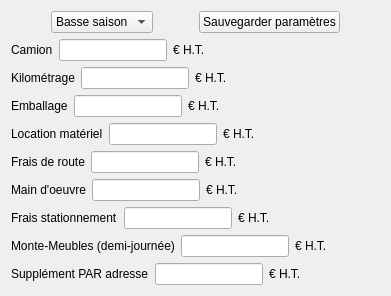
      <widget class="QWidget" name="parametersTab">
       <attribute name="title">
        <string>Paramètres</string>
       </attribute>
       <layout class="QGridLayout" name="gridLayout_7">
        <item row="10" column="0">
         <layout class="QHBoxLayout" name="horizontalLayout_33">
          <item>
           <widget class="QLabel" name="suppAdresseLabel">
            <property name="sizePolicy">
             <sizepolicy hsizetype="Fixed" vsizetype="Preferred">
              <horstretch>0</horstretch>
              <verstretch>0</verstretch>
             </sizepolicy>
            </property>
            <property name="text">
             <string>Supplément PAR adresse</string>
            </property>
           </widget>
          </item>
          <item>
           <widget class="QLineEdit" name="suppAdresseLineEdit">
            <property name="sizePolicy">
             <sizepolicy hsizetype="Fixed" vsizetype="Fixed">
              <horstretch>0</horstretch>
              <verstretch>0</verstretch>
             </sizepolicy>
            </property>
           </widget>
          </item>
          <item>
           <widget class="QLabel" name="htLabel10">
            <property name="sizePolicy">
             <sizepolicy hsizetype="Fixed" vsizetype="Fixed">
              <horstretch>0</horstretch>
              <verstretch>0</verstretch>
             </sizepolicy>
            </property>
            <property name="text">
             <string>€ H.T.</string>
            </property>
           </widget>
          </item>
          <item>
           <spacer name="horizontalSpacer_28">
            <property name="orientation">
             <enum>Qt::Orientation::Horizontal</enum>
            </property>
            <property name="sizeHint" stdset="0">
             <size>
              <width>40</width>
              <height>20</height>
             </size>
            </property>
           </spacer>
          </item>
         </layout>
        </item>
        <item row="4" column="0">
         <layout class="QHBoxLayout" name="horizontalLayout_12">
          <item>
           <widget class="QLabel" name="prixEmballageLabel">
            <property name="sizePolicy">
             <sizepolicy hsizetype="Fixed" vsizetype="Fixed">
              <horstretch>0</horstretch>
              <verstretch>0</verstretch>
             </sizepolicy>
            </property>
            <property name="text">
             <string>Emballage</string>
            </property>
           </widget>
          </item>
          <item>
           <widget class="QLineEdit" name="prixEmballageLineEdit">
            <property name="sizePolicy">
             <sizepolicy hsizetype="Fixed" vsizetype="Fixed">
              <horstretch>0</horstretch>
              <verstretch>0</verstretch>
             </sizepolicy>
            </property>
           </widget>
          </item>
          <item>
           <widget class="QLabel" name="htLabel2">
            <property name="sizePolicy">
             <sizepolicy hsizetype="Fixed" vsizetype="Fixed">
              <horstretch>0</horstretch>
              <verstretch>0</verstretch>
             </sizepolicy>
            </property>
            <property name="text">
             <string>€ H.T.</string>
            </property>
           </widget>
          </item>
          <item>
           <spacer name="horizontalSpacer_19">
            <property name="orientation">
             <enum>Qt::Orientation::Horizontal</enum>
            </property>
            <property name="sizeHint" stdset="0">
             <size>
              <width>40</width>
              <height>20</height>
             </size>
            </property>
           </spacer>
          </item>
         </layout>
        </item>
        <item row="1" column="0">
         <layout class="QHBoxLayout" name="horizontalLayout_7">
          <item>
           <widget class="QLabel" name="prixCamionLabel">
            <property name="sizePolicy">
             <sizepolicy hsizetype="Fixed" vsizetype="Fixed">
              <horstretch>0</horstretch>
              <verstretch>0</verstretch>
             </sizepolicy>
            </property>
            <property name="text">
             <string>Camion</string>
            </property>
           </widget>
          </item>
          <item>
           <widget class="QLineEdit" name="prixCamionLineEdit">
            <property name="sizePolicy">
             <sizepolicy hsizetype="Fixed" vsizetype="Fixed">
              <horstretch>0</horstretch>
              <verstretch>0</verstretch>
             </sizepolicy>
            </property>
            <property name="baseSize">
             <size>
              <width>0</width>
              <height>0</height>
             </size>
            </property>
           </widget>
          </item>
          <item>
           <widget class="QLabel" name="htLabel0">
            <property name="sizePolicy">
             <sizepolicy hsizetype="Fixed" vsizetype="Fixed">
              <horstretch>0</horstretch>
              <verstretch>0</verstretch>
             </sizepolicy>
            </property>
            <property name="text">
             <string>€ H.T.</string>
            </property>
           </widget>
          </item>
          <item>
           <spacer name="horizontalSpacer_17">
            <property name="orientation">
             <enum>Qt::Orientation::Horizontal</enum>
            </property>
            <property name="sizeType">
             <enum>QSizePolicy::Policy::Expanding</enum>
            </property>
            <property name="sizeHint" stdset="0">
             <size>
              <width>100</width>
              <height>20</height>
             </size>
            </property>
           </spacer>
          </item>
         </layout>
        </item>
        <item row="0" column="0">
         <layout class="QHBoxLayout" name="horizontalLayout_16">
          <item>
           <spacer name="horizontalSpacer_6">
            <property name="orientation">
             <enum>Qt::Orientation::Horizontal</enum>
            </property>
            <property name="sizeHint" stdset="0">
             <size>
              <width>40</width>
              <height>20</height>
             </size>
            </property>
           </spacer>
          </item>
          <item>
           <widget class="QComboBox" name="pricePresetComboBox">
            <property name="sizePolicy">
             <sizepolicy hsizetype="MinimumExpanding" vsizetype="Fixed">
              <horstretch>0</horstretch>
              <verstretch>0</verstretch>
             </sizepolicy>
            </property>
            <item>
             <property name="text">
              <string>Basse saison</string>
             </property>
            </item>
            <item>
             <property name="text">
              <string>Haute saison</string>
             </property>
            </item>
           </widget>
          </item>
          <item>
           <spacer name="horizontalSpacer_7">
            <property name="orientation">
             <enum>Qt::Orientation::Horizontal</enum>
            </property>
            <property name="sizeHint" stdset="0">
             <size>
              <width>40</width>
              <height>20</height>
             </size>
            </property>
           </spacer>
          </item>
          <item>
           <widget class="QPushButton" name="saveSettingsPushButton">
            <property name="text">
             <string>Sauvegarder paramètres</string>
            </property>
           </widget>
          </item>
          <item>
           <spacer name="horizontalSpacer_8">
            <property name="orientation">
             <enum>Qt::Orientation::Horizontal</enum>
            </property>
            <property name="sizeHint" stdset="0">
             <size>
              <width>40</width>
              <height>20</height>
             </size>
            </property>
           </spacer>
          </item>
         </layout>
        </item>
        <item row="6" column="0">
         <layout class="QHBoxLayout" name="horizontalLayout_13">
          <item>
           <widget class="QLabel" name="coutFraisRouteLabel_2">
            <property name="sizePolicy">
             <sizepolicy hsizetype="Fixed" vsizetype="Fixed">
              <horstretch>0</horstretch>
              <verstretch>0</verstretch>
             </sizepolicy>
            </property>
            <property name="text">
             <string>Frais de route</string>
            </property>
           </widget>
          </item>
          <item>
           <widget class="QLineEdit" name="coutFraisRouteLineEdit">
            <property name="sizePolicy">
             <sizepolicy hsizetype="Fixed" vsizetype="Fixed">
              <horstretch>0</horstretch>
              <verstretch>0</verstretch>
             </sizepolicy>
            </property>
           </widget>
          </item>
          <item>
           <widget class="QLabel" name="htLabel5">
            <property name="sizePolicy">
             <sizepolicy hsizetype="Fixed" vsizetype="Fixed">
              <horstretch>0</horstretch>
              <verstretch>0</verstretch>
             </sizepolicy>
            </property>
            <property name="text">
             <string>€ H.T.</string>
            </property>
           </widget>
          </item>
          <item>
           <spacer name="horizontalSpacer_21">
            <property name="orientation">
             <enum>Qt::Orientation::Horizontal</enum>
            </property>
            <property name="sizeHint" stdset="0">
             <size>
              <width>40</width>
              <height>20</height>
             </size>
            </property>
           </spacer>
          </item>
         </layout>
        </item>
        <item row="9" column="0">
         <layout class="QHBoxLayout" name="horizontalLayout_22">
          <item>
           <widget class="QLabel" name="MMeublesLabel">
            <property name="sizePolicy">
             <sizepolicy hsizetype="Fixed" vsizetype="Preferred">
              <horstretch>0</horstretch>
              <verstretch>0</verstretch>
             </sizepolicy>
            </property>
            <property name="text">
             <string>Monte-Meubles (demi-journée)</string>
            </property>
           </widget>
          </item>
          <item>
           <widget class="QLineEdit" name="MMeublesLineEdit">
            <property name="sizePolicy">
             <sizepolicy hsizetype="Fixed" vsizetype="Fixed">
              <horstretch>0</horstretch>
              <verstretch>0</verstretch>
             </sizepolicy>
            </property>
           </widget>
          </item>
          <item>
           <widget class="QLabel" name="htLabel8">
            <property name="sizePolicy">
             <sizepolicy hsizetype="Fixed" vsizetype="Fixed">
              <horstretch>0</horstretch>
              <verstretch>0</verstretch>
             </sizepolicy>
            </property>
            <property name="text">
             <string>€ H.T.</string>
            </property>
           </widget>
          </item>
          <item>
           <spacer name="horizontalSpacer_24">
            <property name="orientation">
             <enum>Qt::Orientation::Horizontal</enum>
            </property>
            <property name="sizeHint" stdset="0">
             <size>
              <width>40</width>
              <height>20</height>
             </size>
            </property>
           </spacer>
          </item>
         </layout>
        </item>
        <item row="5" column="0">
         <layout class="QHBoxLayout" name="horizontalLayout_10">
          <property name="spacing">
           <number>6</number>
          </property>
          <item>
           <widget class="QLabel" name="prixLocMatLabel">
            <property name="sizePolicy">
             <sizepolicy hsizetype="Fixed" vsizetype="Fixed">
              <horstretch>0</horstretch>
              <verstretch>0</verstretch>
             </sizepolicy>
            </property>
            <property name="text">
             <string>Location matériel</string>
            </property>
           </widget>
          </item>
          <item>
           <widget class="QLineEdit" name="prixLocMatLineEdit">
            <property name="sizePolicy">
             <sizepolicy hsizetype="Fixed" vsizetype="Fixed">
              <horstretch>0</horstretch>
              <verstretch>0</verstretch>
             </sizepolicy>
            </property>
           </widget>
          </item>
          <item>
           <widget class="QLabel" name="htLabel4">
            <property name="sizePolicy">
             <sizepolicy hsizetype="Fixed" vsizetype="Fixed">
              <horstretch>0</horstretch>
              <verstretch>0</verstretch>
             </sizepolicy>
            </property>
            <property name="text">
             <string>€ H.T.</string>
            </property>
           </widget>
          </item>
          <item>
           <spacer name="horizontalSpacer_20">
            <property name="orientation">
             <enum>Qt::Orientation::Horizontal</enum>
            </property>
            <property name="sizeType">
             <enum>QSizePolicy::Policy::Expanding</enum>
            </property>
            <property name="sizeHint" stdset="0">
             <size>
              <width>40</width>
              <height>20</height>
             </size>
            </property>
           </spacer>
          </item>
         </layout>
        </item>
        <item row="3" column="0">
         <layout class="QHBoxLayout" name="horizontalLayout_8">
          <item>
           <widget class="QLabel" name="coutKmLabel">
            <property name="sizePolicy">
             <sizepolicy hsizetype="Fixed" vsizetype="Fixed">
              <horstretch>0</horstretch>
              <verstretch>0</verstretch>
             </sizepolicy>
            </property>
            <property name="text">
             <string>Kilométrage</string>
            </property>
           </widget>
          </item>
          <item>
           <widget class="QLineEdit" name="coutKmLineEdit">
            <property name="sizePolicy">
             <sizepolicy hsizetype="Fixed" vsizetype="Fixed">
              <horstretch>0</horstretch>
              <verstretch>0</verstretch>
             </sizepolicy>
            </property>
           </widget>
          </item>
          <item>
           <widget class="QLabel" name="htLabel1">
            <property name="sizePolicy">
             <sizepolicy hsizetype="Fixed" vsizetype="Fixed">
              <horstretch>0</horstretch>
              <verstretch>0</verstretch>
             </sizepolicy>
            </property>
            <property name="text">
             <string>€ H.T.</string>
            </property>
           </widget>
          </item>
          <item>
           <spacer name="horizontalSpacer_18">
            <property name="orientation">
             <enum>Qt::Orientation::Horizontal</enum>
            </property>
            <property name="sizeHint" stdset="0">
             <size>
              <width>40</width>
              <height>20</height>
             </size>
            </property>
           </spacer>
          </item>
         </layout>
        </item>
        <item row="7" column="0">
         <layout class="QHBoxLayout" name="horizontalLayout_11">
          <item>
           <widget class="QLabel" name="moLabel">
            <property name="sizePolicy">
             <sizepolicy hsizetype="Fixed" vsizetype="Fixed">
              <horstretch>0</horstretch>
              <verstretch>0</verstretch>
             </sizepolicy>
            </property>
            <property name="text">
             <string>Main d'oeuvre</string>
            </property>
           </widget>
          </item>
          <item>
           <widget class="QLineEdit" name="moLineEdit">
            <property name="sizePolicy">
             <sizepolicy hsizetype="Fixed" vsizetype="Fixed">
              <horstretch>0</horstretch>
              <verstretch>0</verstretch>
             </sizepolicy>
            </property>
           </widget>
          </item>
          <item>
           <widget class="QLabel" name="htLabel6">
            <property name="sizePolicy">
             <sizepolicy hsizetype="Fixed" vsizetype="Fixed">
              <horstretch>0</horstretch>
              <verstretch>0</verstretch>
             </sizepolicy>
            </property>
            <property name="text">
             <string>€ H.T.</string>
            </property>
           </widget>
          </item>
          <item>
           <spacer name="horizontalSpacer_22">
            <property name="orientation">
             <enum>Qt::Orientation::Horizontal</enum>
            </property>
            <property name="sizeHint" stdset="0">
             <size>
              <width>40</width>
              <height>20</height>
             </size>
            </property>
           </spacer>
          </item>
         </layout>
        </item>
        <item row="8" column="0">
         <layout class="QHBoxLayout" name="horizontalLayout_25">
          <item>
           <widget class="QLabel" name="fraisStatLabel">
            <property name="sizePolicy">
             <sizepolicy hsizetype="Fixed" vsizetype="Preferred">
              <horstretch>0</horstretch>
              <verstretch>0</verstretch>
             </sizepolicy>
            </property>
            <property name="text">
             <string>Frais stationnement</string>
            </property>
           </widget>
          </item>
          <item>
           <widget class="QLineEdit" name="fraisStatLineEdit">
            <property name="sizePolicy">
             <sizepolicy hsizetype="Fixed" vsizetype="Fixed">
              <horstretch>0</horstretch>
              <verstretch>0</verstretch>
             </sizepolicy>
            </property>
           </widget>
          </item>
          <item>
           <widget class="QLabel" name="htLabel7">
            <property name="sizePolicy">
             <sizepolicy hsizetype="Fixed" vsizetype="Fixed">
              <horstretch>0</horstretch>
              <verstretch>0</verstretch>
             </sizepolicy>
            </property>
            <property name="text">
             <string>€ H.T.</string>
            </property>
           </widget>
          </item>
          <item>
           <spacer name="horizontalSpacer_23">
            <property name="orientation">
             <enum>Qt::Orientation::Horizontal</enum>
            </property>
            <property name="sizeHint" stdset="0">
             <size>
              <width>40</width>
              <height>20</height>
             </size>
            </property>
           </spacer>
          </item>
         </layout>
        </item>
       </layout>
      </widget>
